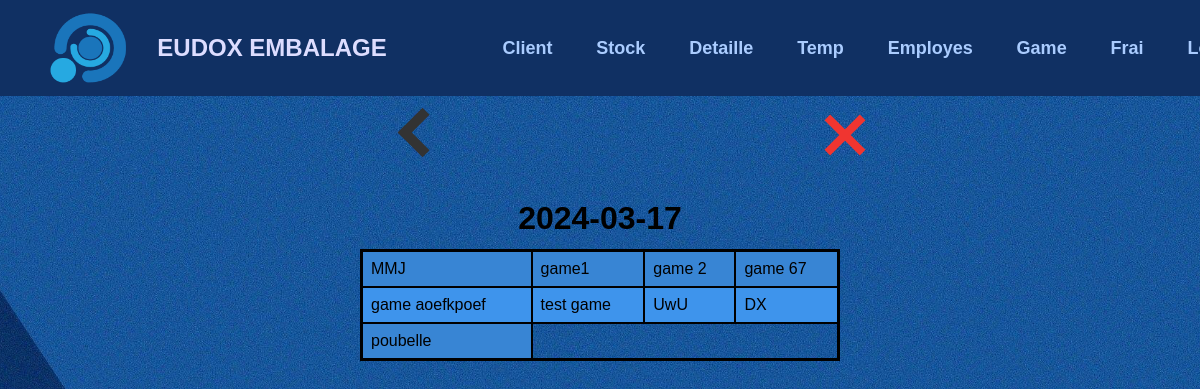
Page /detail/view/2024-03-17 on the committed database.
### tables this page shows
CREATE TABLE detail (
        id INTEGER PRIMARY KEY AUTOINCREMENT,
        date TEXT NOT NULL,
        game TEXT NOT NULL,
        number_d_m INTEGER DEFAULT 0,
        poid_udm REAL DEFAULT 0,
        dd REAL DEFAULT 0,
        poid_f REAL DEFAULT 0,
        poid_feb REAL DEFAULT 0,
        stock INTEGER DEFAULT 0,
        unit REAL DEFAULT 0,
        p_unit REAL DEFAULT 0
    );

### app.py (the view)
@app.route('/detail/view/<date>')
def view_d_detail(date):
    conn = sqlite3.connect('form_data.db')
    cursor = conn.cursor()
    cursor.execute('SELECT game FROM detail WHERE date = ?', (date, ))
    games = cursor.fetchall()
    return render_template('dt_view.html', date=date, games=games)

### templates/dt_view.html (shortened to what this page needs)
{% extends 'main.html' %}
{% block top %}
<a href="/detail/view" id="back"><div class="thick-arrow-left"></div></a>
<a href="/main" id="aclose"><div class="close"></div></a>
{% endblock %}
{% block bot %}
<h1>{{ date }}</h1>
<table>
  <tr>
    {% for game in games %}
      <td onclick="window.location='/detail/view/{{ date }}/{{ game[0]|urlencode}}';" style="cursor: pointer;">{{ game[0] }}</td>
      {% if loop.index % 4 == 0 %}
        </tr><tr>
      {% endif %}
    {% endfor %}
  </tr>
</table>
{% endblock %}

### static/css/style.css (style rules this page uses)
body, h1, h2, h3, p, ul, li { margin: 0; padding: 0; }
body { font-family: Arial, sans-serif; background-color: #155499; background-image: url('bg.jpg'); background-size: cover; background-position: center; background-attachment: fixed; transform-origin: 0 0; }
a { color: inherit; text-decoration: none; }
#aclose { margin-left: 28vw; }
.thick-arrow-left { margin: 35px; width: 25px; height: 25px; border: 10px solid #333; border-left: 0; border-top: 0; transform: rotate(135deg); }
#back { margin-left: 30.8%; }
.close { margin: 30px; background: #f03530; height: 50px; position: relative; width: 8px; transform: rotate(45deg); }
.close:after { background: #f03530; content: ""; height: 8px; left: -21px; position: absolute; top: 21px; width: 50px; }

### static/css/table.css (style rules this page uses)
table { border-collapse: collapse; width: 80%; margin: 10%; margin-top: 1%; }
th, td { padding: 8px; text-align: left; }
tr:nth-child(even) td { background-color: #3e94ec; }
tr:nth-child(odd) td { background-color: #3885d4; }

### templates/dt_view.html (style rules this page uses)
table { border-collapse: collapse; width: 40%; margin: 30%; margin-top: 1%; border: 3px solid black; }
td { border: 2px solid black; }

### rows in the picture
detail: game "MMJ"
detail: game "game1"
detail: game "game 2"
detail: game "game 67"
detail: game "game aoefkpoef"
detail: game "test game"
detail: game "UwU"
detail: game "DX"
detail: game "poubelle"

### other values in the picture
{{ date }} "2024-03-17"
